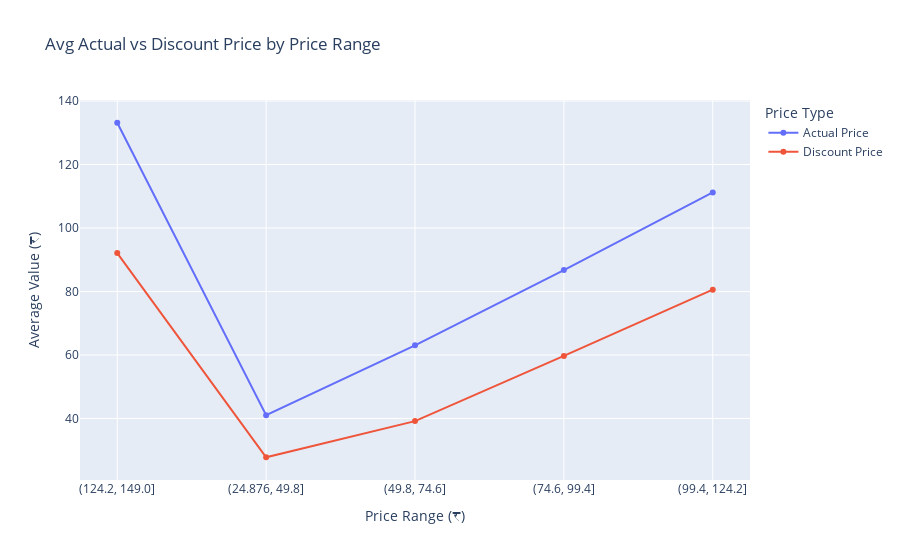

The notebook cell saved with this chart:
### Markdown cell above
####  2. Discount Range vs Profit (Bar Plot)
**Insight**: Higher discount ranges (30–50% and above) are associated with greater average profits.

### Code cell
#  3. Actual Price into price ranges
# Bin Actual Price into price ranges
data['Price Range'] = pd.cut(data['Actual Price'], bins=5)
data['Price Range'] = data['Price Range'].astype(str)

# Group by Price Range and calculate average prices
avg_price_df = data.groupby('Price Range')[['Actual Price', 'Discount Price']].mean().reset_index()
avg_price_melted = avg_price_df.melt(id_vars='Price Range', value_vars=['Actual Price', 'Discount Price'],var_name='Price Type',value_name='Average Value')

fig_price_line = px.line(avg_price_melted,x='Price Range',y='Average Value',color='Price Type',markers=True,title=' Avg Actual vs Discount Price by Price Range')
fig_price_line.update_layout(xaxis_title='Price Range (₹)', yaxis_title='Average Value (₹)')
fig_price_line.show()

### Figure 1 — Plotly figure (JSON) as saved in the notebook; plotly's stock layout.template omitted (floating-point values rounded to 4 significant figures)
{"data": [{"hovertemplate": "Price Type=Actual Price<br>Price Range=%{x}<br>Average Value=%{y}<extra></extra>", "legendgroup": "Actual Price", "line": {"color": "#636efa", "dash": "solid"}, "marker": {"symbol": "circle"}, "mode": "lines+markers", "name": "Actual Price", "orientation": "v", "showlegend": true, "type": "scatter", "x": ["(124.2, 149.0]", "(24.876, 49.8]", "(49.8, 74.6]", "(74.6, 99.4]", "(99.4, 124.2]"], "xaxis": "x", "y": [133.2, 41.05, 63.04, 86.76, 111.2], "yaxis": "y"}, {"hovertemplate": "Price Type=Discount Price<br>Price Range=%{x}<br>Average Value=%{y}<extra></extra>", "legendgroup": "Discount Price", "line": {"color": "#EF553B", "dash": "solid"}, "marker": {"symbol": "circle"}, "mode": "lines+markers", "name": "Discount Price", "orientation": "v", "showlegend": true, "type": "scatter", "x": ["(124.2, 149.0]", "(24.876, 49.8]", "(49.8, 74.6]", "(74.6, 99.4]", "(99.4, 124.2]"], "xaxis": "x", "y": [92.1, 27.78, 39.17, 59.7, 80.58], "yaxis": "y"}], "layout": {"autosize": true, "legend": {"title": {"text": "Price Type"}, "tracegroupgap": 0}, "title": {"text": " Avg Actual vs Discount Price by Price Range"}, "xaxis": {"anchor": "y", "autorange": true, "domain": [0, 1], "range": [-0.2438, 4.244], "title": {"text": "Price Range (₹)"}, "type": "category"}, "yaxis": {"anchor": "x", "autorange": true, "domain": [0, 1], "range": [19.09, 141.9], "title": {"text": "Average Value (₹)"}, "type": "linear"}}}
